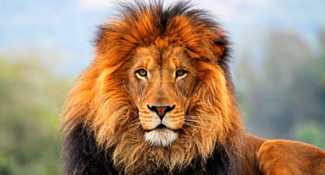
#> input picture Image_Coordinate_Systems_and_Color_Models/images/lion.png, 325 x 175 px, given in place of lion.jpg, which was not available
$ jupyter execute --allow-errors notes_for_image_processing_coordinates_colors_git_version2.ipynb   (shell and % lines are left out)   (older library calls are emulated)   (text cells are left out)
#> lines starting #> are read from the running program, lines starting #| are printed output that depends on the picture; pictures that were not available may be replaced by others from this repository, and a replacement may not be noted
[cell 1]
# enable all interactive output to be 'printed'
# and disable scrolling so long output can be displayed w/o scroll bars

from IPython.core.interactiveshell import InteractiveShell
InteractiveShell.ast_node_interactivity = "all"

[cell 2]
# methods for displaying and maintaining an image in jupyter frontend
from IPython.display import Image, display

[cell 3]
# common libraries and functions used with image libraries

# The Python 'os' module 'provides functions for interacting with the operating system'
# Here we'll use it to determine the current working directory

import os
import numpy as np

# The sckit-image library (or package)
# 'io' is subpackage used for 'reading, saving, and displaying images and video'
import skimage
import skimage.io as skio
from skimage.color import rgb2hsv, hsv2rgb
from skimage.color import rgb2gray # there's also an rgb2grey method
from skimage.util import invert

# The opencv library
import cv2

# the PIL image library
#from PIL import Image
import PIL
from PIL import ImageOps

# PyLab is a procedural interface to the Matplotlib object-oriented plotting library.
# Matplotlib is the whole package; matplotlib.pyplot is a module in Matplotlib;
# and PyLab is a module that gets installed alongside Matplotlib.
import pylab as pl

# The colormap library provides a number of methods that can be used to convert
# one representation to another
from colormap.colors import hex2rgb, rgb2hex

# Depending on the library Matplotlib will often be employed to display the image
# The 'inline' setting is used to display an image within the jupyter notebook rather
# than in a separate window

from matplotlib import pyplot as plt
from mpl_toolkits.mplot3d import Axes3D
from matplotlib import cm
from matplotlib import colors
from matplotlib.colors import hsv_to_rgb

# use matpltlib show to display
# but with the axis labels turned off

def img_show(img, show_axes = None):
    if show_axes == "off" or show_axes == "no":
        plt.axis("off")
    plt.imshow(img)
    plt.show(); # ';' suppresses extraneous printing

# The name and path of the file containing the lion.png file image
# which will be used to illustrate the various code snippets

imgFile = os.getcwd() + '\images\lion.jpg'

[cell 4]
display(Image(filename='images/lion.jpg', embed=True))

[cell 5]
display(Image(filename='images/lions_eye.png', embed=True))

[cell 6]
display(Image(filename='images/cartesian_coords_small.png', embed=True))

[cell 7]
display(Image(filename='images/skimg_coord_sys_small.png', embed=True))

[cell 8]
img_sk = skio.imread(imgFile)
#> img_sk is the input picture: shape (175, 325, 4); mean R, G, B, A 162.6, 137.8, 111.9, 255
plt.imshow(img_sk);
#> (this line was passed over: IPython is not available in this run)

[cell 9]
# some of the key elements of the image coordinate system
# employed by the skimage library

img_sk_height = img_sk.shape[0] # number of rows
#> img_sk_height = 175
img_sk_width = img_sk.shape[1] # number of cols
#> img_sk_width = 325
img_sk_channels = img_sk.shape[2] # number of channels
#> img_sk_channels = 4
tot_sk_pixels = img_sk_height * img_sk_width
#> tot_sk_pixels = 56875

print("data type: {}".format(type(img_sk)))
#| data type: <class 'numpy.ndarray'>
print("Shape of img_sk {}".format(img_sk.shape))
#| Shape of img_sk (175, 325, 4)
print("Height of img_sk: {} pixels".format(img_sk_height))
#| Height of img_sk: 175 pixels
print("Width of img_sk: {} pixels".format(img_sk_width))
#| Width of img_sk: 325 pixels
print("Channels of img_sk: {}".format(img_sk_channels))
#| Channels of img_sk: 4
print("Total Pixels in img_sk: {}".format(tot_sk_pixels))
#| Total Pixels in img_sk: 56875
print("Value of img_sk[0,0]: {}".format(img_sk[0,0]))
#| Value of img_sk[0,0]: [188 214 237 255]

[cell 10]
img_cv2 = cv2.imread(imgFile)
#img_show(img_cv2)
plt.imshow(img_cv2);
#> (this line was passed over: IPython is not available in this run)

[cell 11]
# the same code used to display key elements of the image produced by skimage
# can be used with cv2, but the results are slightly different

print('Characteristics of CV2 Image after reversing Blue and Red Channels')

print("data type: {} ".format(type(img_cv2)))
#| data type: <class 'numpy.ndarray'>
img_cv2_height = img_cv2.shape[0] # number of rows
#> img_cv2_height = 175
img_cv2_width = img_cv2.shape[1] # number of cols
#> img_cv2_width = 325
img_cv2_channels = img_cv2.shape[2] # number of channels
#> img_cv2_channels = 3
tot_cv2_pixels = img_cv2_height * img_cv2_width
#> tot_cv2_pixels = 56875

print("Shape of img_cv2 {}".format(img_cv2.shape))
#| Shape of img_cv2 (175, 325, 3)
print("Height of img_cv2: {} pixels".format(img_cv2_height))
#| Height of img_cv2: 175 pixels
print("Width of img_cv2: {} pixels".format(img_cv2_width))
#| Width of img_cv2: 325 pixels
print("Channels of img_cv2: {}".format(img_cv2_channels))
#| Channels of img_cv2: 3
print("Total Pixels in img_cv2: {}".format(tot_cv2_pixels))
#| Total Pixels in img_cv2: 56875
print("Value of img_cv2[0,0]: {}".format(img_cv2[0,0]))
#| Value of img_cv2[0,0]: [237 214 188]

[cell 12]
img_cv2_reversed = img_cv2[:, :, ::-1]
plt.imshow(img_cv2_reversed);
#> (this line was passed over: IPython is not available in this run)

[cell 13]
#read image with PIL image open
img_PIL = PIL.Image.open(imgFile)
img_show(img_PIL, show_axes = 'no')

[cell 14]
# some of the key elements of the image coordinate system
# employed by PIL

print('Characteristics of PIL Lion JPG Image')
print("Data type {}".format(type(img_PIL)))
#| Data type <class 'PIL.PngImagePlugin.PngImageFile'>
print("Image Format", img_PIL.format)
#| Image Format PNG
print("Size is width by height: {}".format(img_PIL.size))
#| Size is width by height: (325, 175)
print("Width: {}".format(img_PIL.width))
#| Width: 325
print("Height: {}".format(img_PIL.height))
#| Height: 175
print("Number of pixels: {}".format(img_PIL.width * img_PIL.height))
#| Number of pixels: 56875

[cell 15]
# Convert from default PIL image file to numpy array
img_Arr_PIL = np.asarray(img_PIL)

img_Arr_PIL_height = img_Arr_PIL.shape[0] # number of rows
#> img_Arr_PIL_height = 175
img_Arr_PIL_width = img_Arr_PIL.shape[1] # number of cols
#> img_Arr_PIL_width = 325
img_Arr_PIL_channels = img_Arr_PIL.shape[2] # number of channels
#> img_Arr_PIL_channels = 4
tot_Arr_PIL_pixels = img_Arr_PIL_height * img_Arr_PIL_width
#> tot_Arr_PIL_pixels = 56875

print("Data type of {}".format(type(img_Arr_PIL)))
#| Data type of <class 'numpy.ndarray'>
print("Shape of img_Arr_PIL: {}".format(img_Arr_PIL.shape))
#| Shape of img_Arr_PIL: (175, 325, 4)
print("Height of img_Arr_PIL: {} pixels".format(img_Arr_PIL_height))
#| Height of img_Arr_PIL: 175 pixels
print("Width of img_Arr_PIL: {} pixels".format(img_Arr_PIL_width))
#| Width of img_Arr_PIL: 325 pixels
print("Channels of img_Arr_PIL: {}".format(img_Arr_PIL_channels))
#| Channels of img_Arr_PIL: 4
print("Total Pixels in img_Arr_PIL: {}".format(tot_Arr_PIL_pixels))
#| Total Pixels in img_Arr_PIL: 56875
print("Value of img_Arr_PIL[0,0]: {}".format(img_Arr_PIL[0,0]))
#| Value of img_Arr_PIL[0,0]: [188 214 237 255]

[cell 16]
# all of these arrays img_sk, img_cv2_rgb and img_arr_PIL
# have the same 'shape' (175,375,3) and content.
# any of them can be used to create the generic array img_rgb

img_rgb = img_sk.copy()

num_rows = img_rgb.shape[0] # number of rows or height of image
#> num_rows = 175
num_cols = img_rgb.shape[1] # number of cols or width of image
#> num_cols = 325

cent_row = int(round(num_rows/2)) # center coordinates
#> cent_row = 88
cent_col = int(round(num_cols/2))

print("Value in upper-left corner (0,0): {}".format(img_rgb[0,0]))
#| Value in upper-left corner (0,0): [188 214 237 255]
print("Value in upper-right corner (0,{}): {}".format(num_cols-1, img_rgb[0,num_cols-1]))
#| Value in upper-right corner (0,324): [179 209 225 255]
print("Value in lower-right corner ({},{}): {}".format(num_rows-1,num_cols-1,img_rgb[num_rows-1,num_cols-1]))
#| Value in lower-right corner (174,324): [125  73  33 255]
print("Value in lower-left corner ({},0): {}:".format(num_rows-1,img_rgb[num_rows-1,0]))
#| Value in lower-left corner (174,0): [ 70  74  59 255]:
print("Value in the center ({},{}): {}:".format(cent_row,cent_col,img_rgb[cent_row,cent_col]))
#| Value in the center (88,162): [230 157  90 255]:

[cell 17]
display(Image(filename='images/rgb_color_model_small.png', embed=True))

[cell 18]
# img_rgb.shape is (175,375,3) to create an image devoted to one channel
# we simply set the other channel numbers to 0 for every pixel.
# Among the three channels red is the 0 position, green the 1 position
# and blue is '2' position

red_image = img_rgb.copy()
red_image[:, :, 1] = 0
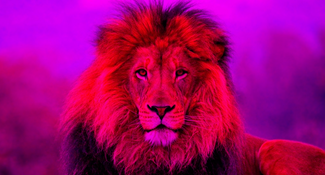
#> red_image: shape (175, 325, 4); mean R, G, B, A 162.6, 0, 111.9, 255
red_image[:, :, 2] = 0
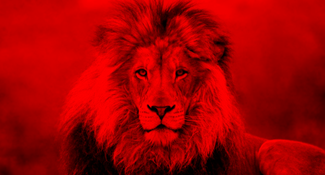
#> red_image: shape (175, 325, 4); mean R, G, B, A 162.6, 0, 0, 255

green_image = img_rgb.copy()
green_image[:, :, 0] = 0
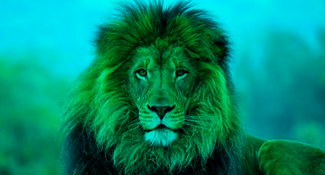
#> green_image: shape (175, 325, 4); mean R, G, B, A 0, 137.8, 111.9, 255
green_image[:, :, 2] = 0
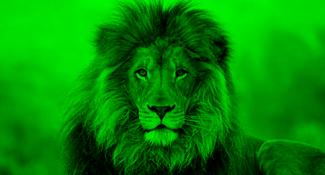
#> green_image: shape (175, 325, 4); mean R, G, B, A 0, 137.8, 0, 255

blue_image = img_rgb.copy()
blue_image[:, :, 0] = 0
blue_image[:, :, 1] = 0
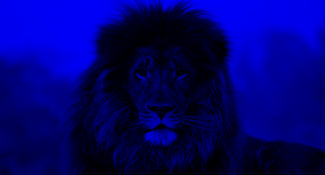
#> blue_image: shape (175, 325, 4); mean R, G, B, A 0, 0, 111.9, 255

print("Sample values for Red, Green and Blue Channels")
print('Value of upper-left corner of original img_rgb: {}'.format(img_rgb[0,0]))
#| Value of upper-left corner of original img_rgb: [188 214 237 255]
print('Value of upper-left corner red channel: {}'.format(red_image[0,0]))
#| Value of upper-left corner red channel: [188   0   0 255]
print('Value of upper-left corner green channel: {}'.format(green_image[0,0]))
#| Value of upper-left corner green channel: [  0 214   0 255]
print('Value of upper-left corner blue channel: {} \n'.format(blue_image[0,0]))
#| Value of upper-left corner blue channel: [  0   0 237 255]

print('Value of lower-right corner of original img_rgb: {}'.format(img_rgb[174,324]))
#| Value of lower-right corner of original img_rgb: [125  73  33 255]
print('Value of lower-right corner red channel: {}'.format(red_image[174,324]))
#| Value of lower-right corner red channel: [125   0   0 255]
print('Value of lower-right corner green channel: {}'.format(green_image[174,324]))
#| Value of lower-right corner green channel: [  0  73   0 255]
print('Value of lower-right corner blue channel: {}\n'.format(blue_image[174,324]))
#| Value of lower-right corner blue channel: [  0   0  33 255]

#> (a cell that did not finish here is left out)

[cell 20]
display(Image(filename='images/RGB_24_Bits_small.png', embed=True))

[cell 21]
# create img (i.e. numpy array labeled 'canvas')
# fill image with single rgb color denoted by tuple
h = 5
w = 5
#colr = (189,217,237)
colr = (255,255, 0)
canvas = np.full((h, w, 3), colr, dtype=np.uint8)

# display canvas
rect_sz = 1.0 # in inches -- size can be altered by adjust
print("RGB Color of Pixel: {}".format(colr))
plt.figure(figsize=(rect_sz,rect_sz))
#> (this line was passed over: IPython is not available in this run)
plt.axis('off')
#> (this line was passed over: IPython is not available in this run)
